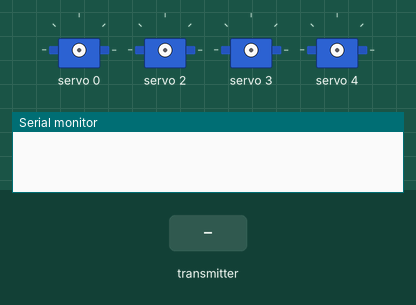
The sketch below on a simulated Arduino Uno, built with avr-gcc and run on an emulated ATmega328P. Parts: 4 × servo, the last lines printed to the serial monitor. The test bench sets the inputs (shaded band). No radio packets arrive unless stated.

Above: at 1.2 s.
1.3 s: the transmitter starts sending recieved_data = 0
2.8 s: the transmitter starts sending recieved_data = 100
At 4.6 s:
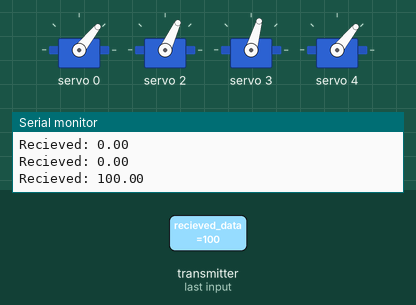
Timing chart, 0 to 6.1 s (numbered marks = the images above; inputs shaded):
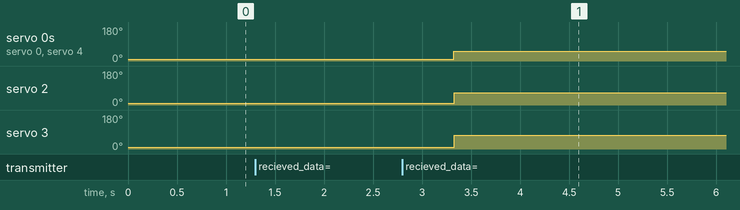

The sketch:

Bionic_arm_RX.ino
```cpp
//---------------------------------------------RX-------------------------------------


#include <Adafruit_PWMServoDriver.h>
#include <SPI.h>
#include "nRF24L01.h"
#include "RF24.h"
#include <Wire.h>

RF24 radio(7,8); // "создать" модуль на пинах 9 и 10 Для Уно
                  //RF24 radio(9,53); // для Меги

#define MIN_PULSE_WIDTH       650
#define MAX_PULSE_WIDTH       2350
#define DEFAULT_PULSE_WIDTH   1500
#define FREQUENCY             50
#define SIG_POWER RF24_PA_MIN
#define SIG_SPEED RF24_1MBPS
//#define CH_AMOUNT 8   // число каналов
#define CH_NUM 0x60   // номер канала (должен совпадать)


Adafruit_PWMServoDriver pwm = Adafruit_PWMServoDriver();

float x = 90.0;
float recieved_data; // массив принятых данных
byte address[][6] = {"1Node","2Node","3Node","4Node","5Node","6Node"}; //возможные номера труб
byte pipeNo;


void setup(void){
  Serial.begin(9600); //открываем порт для связи с ПК

  pwm.begin();
  pwm.setPWMFreq(FREQUENCY);

  radio.begin();            //активировать модуль
/*  radio.setAutoAck(1);      //режим подтверждения приёма, 1 вкл 0 выкл
  radio.setRetries(0, 15);  //(время между попыткой достучаться, число попыток)
  radio.enableAckPayload(); //разрешить отсылку данных в ответ на входящий сигнал */
  radio.setPayloadSize(32); //размер пакета, в байтах

  radio.openReadingPipe(1,address[0]);      //хотим слушать трубу 0
  radio.setChannel(0x60);            //выбираем канал (в котором нет шумов!)

  radio.setPALevel (RF24_PA_LOW);   //уровень мощности передатчика. На выбор RF24_PA_MIN, RF24_PA_LOW, RF24_PA_HIGH, RF24_PA_MAX
  radio.setDataRate (RF24_1MBPS); //скорость обмена. На выбор RF24_2MBPS, RF24_1MBPS, RF24_250KBPS
                                    //должна быть одинакова на приёмнике и передатчике!
                                    //при самой низкой скорости имеем самую высокую чувствительность и дальность!!

  radio.powerUp(); //начать работу
  radio.startListening(); //начинаем слушать эфир, мы приёмный модуль

}

void loop(void) {


    while (radio.available(&pipeNo)) {                                 // слушаем эфир
        radio.read(&recieved_data,sizeof(recieved_data));
             if (recieved_data > x) {
                 pwm.setPWM(0, 0, pulseWidth(45));
                 pwm.setPWM(1, 0, !pulseWidth(45));
                 pwm.setPWM(2, 0, pulseWidth(60));
                 pwm.setPWM(3, 0, pulseWidth(70));
                 pwm.setPWM(4, 0, pulseWidth(45));
                   delay(1000);
             }  else if ( recieved_data < x){
                 pwm.setPWM(0, 0, pulseWidth(0));
                 pwm.setPWM(1, 0, !pulseWidth(0));
                 pwm.setPWM(2, 0, pulseWidth(0));
                 pwm.setPWM(3, 0, pulseWidth(0));
                 pwm.setPWM(4, 0, pulseWidth(0));
                   delay(1000);
             }
     Serial.print("Recieved: "); Serial.println(recieved_data);

   }

delay (50);
}

int pulseWidth(int angel) {
  int pulse_wide, analog_value;
  pulse_wide = map(angel , 0, 180, MIN_PULSE_WIDTH, MAX_PULSE_WIDTH);
  analog_value = int(float(pulse_wide) / 1000000 * FREQUENCY * 4096);
return analog_value;
}
```

Measured:
- after the input at 2.8 s, servo 0: 10° → 51° after 0.52 s; servo 2: 10° → 65° after 0.53 s; servo 3: 10° → 74° after 0.53 s; servo 4: 10° → 51° after 0.53 s
